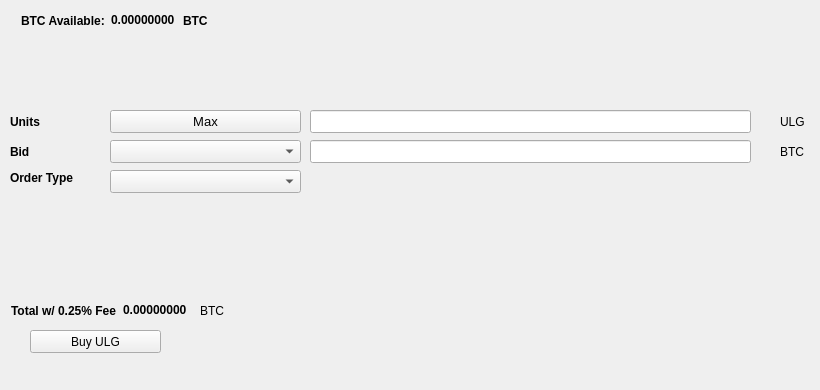
   <widget class="QWidget" name="BuyTab">
    <attribute name="title">
     <string>Buy</string>
    </attribute>
    <widget class="QPushButton" name="BuyULG">
     <property name="geometry">
      <rect>
       <x>30</x>
       <y>330</y>
       <width>131</width>
       <height>23</height>
      </rect>
     </property>
     <property name="text">
      <string>Buy ULG</string>
     </property>
     <property name="icon">
      <iconset resource="../ultragate.qrc">
       <normaloff>:/icons/bitcoin</normaloff>:/icons/bitcoin</iconset>
     </property>
    </widget>
    <widget class="QLabel" name="label_3">
     <property name="geometry">
      <rect>
       <x>10</x>
       <y>110</y>
       <width>46</width>
       <height>23</height>
      </rect>
     </property>
     <property name="font">
      <font>
       <weight>75</weight>
       <bold>true</bold>
      </font>
     </property>
     <property name="text">
      <string>Units</string>
     </property>
    </widget>
    <widget class="QLineEdit" name="UnitsInput">
     <property name="geometry">
      <rect>
       <x>310</x>
       <y>110</y>
       <width>441</width>
       <height>23</height>
      </rect>
     </property>
     <property name="font">
      <font>
       <pointsize>9</pointsize>
       <weight>75</weight>
       <bold>true</bold>
      </font>
     </property>
    </widget>
    <widget class="QLineEdit" name="BuyBidPriceEdit">
     <property name="geometry">
      <rect>
       <x>310</x>
       <y>140</y>
       <width>441</width>
       <height>23</height>
      </rect>
     </property>
     <property name="font">
      <font>
       <pointsize>9</pointsize>
       <weight>75</weight>
       <bold>true</bold>
      </font>
     </property>
    </widget>
    <widget class="QLabel" name="label_4">
     <property name="geometry">
      <rect>
       <x>780</x>
       <y>110</y>
       <width>31</width>
       <height>23</height>
      </rect>
     </property>
     <property name="text">
      <string>ULG</string>
     </property>
    </widget>
    <widget class="QLabel" name="label_5">
     <property name="geometry">
      <rect>
       <x>780</x>
       <y>140</y>
       <width>31</width>
       <height>23</height>
      </rect>
     </property>
     <property name="text">
      <string>BTC</string>
     </property>
    </widget>
    <widget class="QLabel" name="label_6">
     <property name="geometry">
      <rect>
       <x>10</x>
       <y>140</y>
       <width>46</width>
       <height>23</height>
      </rect>
     </property>
     <property name="font">
      <font>
       <weight>75</weight>
       <bold>true</bold>
      </font>
     </property>
     <property name="text">
      <string>Bid</string>
     </property>
    </widget>
    <widget class="QLabel" name="label_7">
     <property name="geometry">
      <rect>
       <x>10</x>
       <y>170</y>
       <width>91</width>
       <height>16</height>
      </rect>
     </property>
     <property name="font">
      <font>
       <weight>75</weight>
       <bold>true</bold>
      </font>
     </property>
     <property name="text">
      <string>Order Type</string>
     </property>
    </widget>
    <widget class="QPushButton" name="Buy_Max_Amount">
     <property name="geometry">
      <rect>
       <x>110</x>
       <y>110</y>
       <width>191</width>
       <height>23</height>
      </rect>
     </property>
     <property name="font">
      <font>
       <pointsize>10</pointsize>
      </font>
     </property>
     <property name="text">
      <string>Max</string>
     </property>
    </widget>
    <widget class="QComboBox" name="BuyBidcomboBox">
     <property name="geometry">
      <rect>
       <x>110</x>
       <y>140</y>
       <width>191</width>
       <height>23</height>
      </rect>
     </property>
     <property name="font">
      <font>
       <pointsize>10</pointsize>
      </font>
     </property>
    </widget>
    <widget class="QComboBox" name="buyOrdertypeCombo">
     <property name="geometry">
      <rect>
       <x>110</x>
       <y>170</y>
       <width>191</width>
       <height>23</height>
      </rect>
     </property>
     <property name="font">
      <font>
       <pointsize>10</pointsize>
      </font>
     </property>
    </widget>
    <widget class="QWidget" name="layoutWidget1">
     <property name="geometry">
      <rect>
       <x>21</x>
       <y>11</y>
       <width>227</width>
       <height>19</height>
      </rect>
     </property>
     <layout class="QHBoxLayout" name="horizontalLayout_3">
      <item>
       <widget class="QLabel" name="label232">
        <property name="font">
         <font>
          <weight>75</weight>
          <bold>true</bold>
         </font>
        </property>
        <property name="text">
         <string>BTC Available:</string>
        </property>
       </widget>
      </item>
      <item>
       <widget class="QLabel" name="BtcAvailableLbl">
        <property name="palette">
         <palette>
          <active>
           <colorrole role="WindowText">
            <brush brushstyle="SolidPattern">
             <color alpha="255">
              <red>0</red>
              <green>0</green>
              <blue>0</blue>
             </color>
            </brush>
           </colorrole>
           <colorrole role="Button">
            <brush brushstyle="SolidPattern">
             <color alpha="255">
              <red>0</red>
              <green>170</green>
              <blue>0</blue>
             </color>
            </brush>
           </colorrole>
           <colorrole role="Light">
            <brush brushstyle="SolidPattern">
             <color alpha="255">
              <red>0</red>
              <green>255</green>
              <blue>0</blue>
             </color>
            </brush>
           </colorrole>
           <colorrole role="Midlight">
            <brush brushstyle="SolidPattern">
             <color alpha="255">
              <red>0</red>
              <green>212</green>
              <blue>0</blue>
             </color>
            </brush>
           </colorrole>
           <colorrole role="Dark">
            <brush brushstyle="SolidPattern">
             <color alpha="255">
              <red>0</red>
              <green>85</green>
              <blue>0</blue>
             </color>
            </brush>
           </colorrole>
           <colorrole role="Mid">
            <brush brushstyle="SolidPattern">
             <color alpha="255">
              <red>0</red>
              <green>113</green>
              <blue>0</blue>
             </color>
            </brush>
           </colorrole>
           <colorrole role="Text">
            <brush brushstyle="SolidPattern">
             <color alpha="255">
              <red>0</red>
              <green>170</green>
              <blue>0</blue>
             </color>
            </brush>
           </colorrole>
           <colorrole role="BrightText">
            <brush brushstyle="SolidPattern">
             <color alpha="255">
              <red>255</red>
              <green>255</green>
              <blue>255</blue>
             </color>
            </brush>
           </colorrole>
           <colorrole role="ButtonText">
            <brush brushstyle="SolidPattern">
             <color alpha="255">
              <red>0</red>
              <green>0</green>
              <blue>0</blue>
             </color>
            </brush>
           </colorrole>
           <colorrole role="Base">
            <brush brushstyle="SolidPattern">
             <color alpha="255">
              <red>255</red>
              <green>255</green>
              <blue>255</blue>
             </color>
            </brush>
           </colorrole>
           <colorrole role="Window">
            <brush brushstyle="SolidPattern">
             <color alpha="255">
              <red>0</red>
              <green>170</green>
              <blue>0</blue>
             </color>
            </brush>
           </colorrole>
           <colorrole role="Shadow">
            <brush brushstyle="SolidPattern">
             <color alpha="255">
              <red>0</red>
              <green>0</green>
              <blue>0</blue>
             </color>
            </brush>
           </colorrole>
           <colorrole role="AlternateBase">
            <brush brushstyle="SolidPattern">
             <color alpha="255">
              <red>127</red>
              <green>212</green>
              <blue>127</blue>
             </color>
            </brush>
           </colorrole>
           <colorrole role="ToolTipBase">
            <brush brushstyle="SolidPattern">
             <color alpha="255">
              <red>255</red>
              <green>255</green>
              <blue>220</blue>
             </color>
            </brush>
           </colorrole>
           <colorrole role="ToolTipText">
            <brush brushstyle="SolidPattern">
             <color alpha="255">
              <red>0</red>
              <green>0</green>
              <blue>0</blue>
             </color>
            </brush>
           </colorrole>
          </active>
          <inactive>
           <colorrole role="WindowText">
            <brush brushstyle="SolidPattern">
             <color alpha="255">
              <red>0</red>
              <green>0</green>
              <blue>0</blue>
             </color>
            </brush>
           </colorrole>
           <colorrole role="Button">
            <brush brushstyle="SolidPattern">
             <color alpha="255">
              <red>0</red>
              <green>170</green>
              <blue>0</blue>
             </color>
            </brush>
           </colorrole>
           <colorrole role="Light">
            <brush brushstyle="SolidPattern">
             <color alpha="255">
              <red>0</red>
              <green>255</green>
              <blue>0</blue>
             </color>
            </brush>
           </colorrole>
           <colorrole role="Midlight">
            <brush brushstyle="SolidPattern">
             <color alpha="255">
              <red>0</red>
              <green>212</green>
              <blue>0</blue>
             </color>
            </brush>
           </colorrole>
           <colorrole role="Dark">
            <brush brushstyle="SolidPattern">
             <color alpha="255">
              <red>0</red>
              <green>85</green>
              <blue>0</blue>
             </color>
            </brush>
           </colorrole>
           <colorrole role="Mid">
            <brush brushstyle="SolidPattern">
             <color alpha="255">
              <red>0</red>
              <green>113</green>
              <blue>0</blue>
             </color>
            </brush>
           </colorrole>
           <colorrole role="Text">
            <brush brushstyle="SolidPattern">
             <color alpha="255">
              <red>0</red>
              <green>170</green>
              <blue>0</blue>
             </color>
            </brush>
           </colorrole>
           <colorrole role="BrightText">
            <brush brushstyle="SolidPattern">
             <color alpha="255">
              <red>255</red>
              <green>255</green>
              <blue>255</blue>
             </color>
            </brush>
           </colorrole>
           <colorrole role="ButtonText">
            <brush brushstyle="SolidPattern">
             <color alpha="255">
              <red>0</red>
              <green>0</green>
              <blue>0</blue>
             </color>
            </brush>
           </colorrole>
           <colorrole role="Base">
            <brush brushstyle="SolidPattern">
             <color alpha="255">
              <red>255</red>
              <green>255</green>
              <blue>255</blue>
             </color>
            </brush>
           </colorrole>
           <colorrole role="Window">
            <brush brushstyle="SolidPattern">
             <color alpha="255">
              <red>0</red>
              <green>170</green>
              <blue>0</blue>
             </color>
            </brush>
           </colorrole>
           <colorrole role="Shadow">
            <brush brushstyle="SolidPattern">
             <color alpha="255">
              <red>0</red>
              <green>0</green>
              <blue>0</blue>
             </color>
            </brush>
           </colorrole>
           <colorrole role="AlternateBase">
            <brush brushstyle="SolidPattern">
             <color alpha="255">
              <red>127</red>
              <green>212</green>
              <blue>127</blue>
             </color>
            </brush>
           </colorrole>
           <colorrole role="ToolTipBase">
            <brush brushstyle="SolidPattern">
             <color alpha="255">
              <red>255</red>
              <green>255</green>
              <blue>220</blue>
             </color>
            </brush>
           </colorrole>
           <colorrole role="ToolTipText">
            <brush brushstyle="SolidPattern">
             <color alpha="255">
              <red>0</red>
              <green>0</green>
              <blue>0</blue>
             </color>
            </brush>
           </colorrole>
          </inactive>
          <disabled>
           <colorrole role="WindowText">
            <brush brushstyle="SolidPattern">
             <color alpha="255">
              <red>0</red>
              <green>85</green>
              <blue>0</blue>
             </color>
            </brush>
           </colorrole>
           <colorrole role="Button">
            <brush brushstyle="SolidPattern">
             <color alpha="255">
              <red>0</red>
              <green>170</green>
              <blue>0</blue>
             </color>
            </brush>
           </colorrole>
           <colorrole role="Light">
            <brush brushstyle="SolidPattern">
             <color alpha="255">
              <red>0</red>
              <green>255</green>
              <blue>0</blue>
             </color>
            </brush>
           </colorrole>
           <colorrole role="Midlight">
            <brush brushstyle="SolidPattern">
             <color alpha="255">
              <red>0</red>
              <green>212</green>
              <blue>0</blue>
             </color>
            </brush>
           </colorrole>
           <colorrole role="Dark">
            <brush brushstyle="SolidPattern">
             <color alpha="255">
              <red>0</red>
              <green>85</green>
              <blue>0</blue>
             </color>
            </brush>
           </colorrole>
           <colorrole role="Mid">
            <brush brushstyle="SolidPattern">
             <color alpha="255">
              <red>0</red>
              <green>113</green>
              <blue>0</blue>
             </color>
            </brush>
           </colorrole>
           <colorrole role="Text">
            <brush brushstyle="SolidPattern">
             <color alpha="255">
              <red>0</red>
              <green>85</green>
              <blue>0</blue>
             </color>
            </brush>
           </colorrole>
           <colorrole role="BrightText">
            <brush brushstyle="SolidPattern">
             <color alpha="255">
              <red>255</red>
              <green>255</green>
              <blue>255</blue>
             </color>
            </brush>
           </colorrole>
           <colorrole role="ButtonText">
            <brush brushstyle="SolidPattern">
             <color alpha="255">
              <red>0</red>
              <green>85</green>
              <blue>0</blue>
             </color>
            </brush>
           </colorrole>
           <colorrole role="Base">
            <brush brushstyle="SolidPattern">
             <color alpha="255">
              <red>0</red>
              <green>170</green>
              <blue>0</blue>
             </color>
            </brush>
           </colorrole>
           <colorrole role="Window">
            <brush brushstyle="SolidPattern">
             <color alpha="255">
              <red>0</red>
              <green>170</green>
              <blue>0</blue>
             </color>
            </brush>
           </colorrole>
           <colorrole role="Shadow">
            <brush brushstyle="SolidPattern">
             <color alpha="255">
              <red>0</red>
              <green>0</green>
              <blue>0</blue>
             </color>
            </brush>
           </colorrole>
           <colorrole role="AlternateBase">
            <brush brushstyle="SolidPattern">
             <color alpha="255">
              <red>0</red>
              <green>170</green>
              <blue>0</blue>
             </color>
            </brush>
           </colorrole>
           <colorrole role="ToolTipBase">
            <brush brushstyle="SolidPattern">
             <color alpha="255">
              <red>255</red>
              <green>255</green>
              <blue>220</blue>
             </color>
            </brush>
           </colorrole>
           <colorrole role="ToolTipText">
            <brush brushstyle="SolidPattern">
             <color alpha="255">
              <red>0</red>
              <green>0</green>
              <blue>0</blue>
             </color>
            </brush>
           </colorrole>
          </disabled>
         </palette>
        </property>
        <property name="font">
         <font>
          <weight>75</weight>
          <bold>true</bold>
         </font>
        </property>
        <property name="text">
         <string>0.00000000</string>
        </property>
        <property name="textInteractionFlags">
         <set>Qt::LinksAccessibleByMouse|Qt::TextSelectableByKeyboard|Qt::TextSelectableByMouse</set>
        </property>
       </widget>
      </item>
      <item>
       <widget class="QLabel" name="BtcAvailableLbl_2">
        <property name="font">
         <font>
          <weight>75</weight>
          <bold>true</bold>
         </font>
        </property>
        <property name="text">
         <string>BTC</string>
        </property>
       </widget>
      </item>
     </layout>
    </widget>
    <widget class="QWidget" name="layoutWidge2">
     <property name="geometry">
      <rect>
       <x>11</x>
       <y>301</y>
       <width>259</width>
       <height>19</height>
      </rect>
     </property>
     <layout class="QHBoxLayout" name="horizontalLayout_4">
      <item>
       <widget class="QLabel" name="label_9">
        <property name="font">
         <font>
          <weight>75</weight>
          <bold>true</bold>
         </font>
        </property>
        <property name="text">
         <string>Total w/ 0.25% Fee</string>
        </property>
       </widget>
      </item>
      <item>
       <widget class="QLabel" name="BuyCostLabel">
        <property name="palette">
         <palette>
          <active>
           <colorrole role="WindowText">
            <brush brushstyle="SolidPattern">
             <color alpha="255">
              <red>0</red>
              <green>0</green>
              <blue>0</blue>
             </color>
            </brush>
           </colorrole>
           <colorrole role="Button">
            <brush brushstyle="SolidPattern">
             <color alpha="255">
              <red>0</red>
              <green>170</green>
              <blue>0</blue>
             </color>
            </brush>
           </colorrole>
           <colorrole role="Light">
            <brush brushstyle="SolidPattern">
             <color alpha="255">
              <red>0</red>
              <green>255</green>
              <blue>0</blue>
             </color>
            </brush>
           </colorrole>
           <colorrole role="Midlight">
            <brush brushstyle="SolidPattern">
             <color alpha="255">
              <red>0</red>
              <green>212</green>
              <blue>0</blue>
             </color>
            </brush>
           </colorrole>
           <colorrole role="Dark">
            <brush brushstyle="SolidPattern">
             <color alpha="255">
              <red>0</red>
              <green>85</green>
              <blue>0</blue>
             </color>
            </brush>
           </colorrole>
           <colorrole role="Mid">
            <brush brushstyle="SolidPattern">
             <color alpha="255">
              <red>0</red>
              <green>113</green>
              <blue>0</blue>
             </color>
            </brush>
           </colorrole>
           <colorrole role="Text">
            <brush brushstyle="SolidPattern">
             <color alpha="255">
              <red>0</red>
              <green>170</green>
              <blue>0</blue>
             </color>
            </brush>
           </colorrole>
           <colorrole role="BrightText">
            <brush brushstyle="SolidPattern">
             <color alpha="255">
              <red>255</red>
              <green>255</green>
              <blue>255</blue>
             </color>
            </brush>
           </colorrole>
           <colorrole role="ButtonText">
            <brush brushstyle="SolidPattern">
             <color alpha="255">
              <red>0</red>
              <green>0</green>
              <blue>0</blue>
             </color>
            </brush>
           </colorrole>
           <colorrole role="Base">
            <brush brushstyle="SolidPattern">
             <color alpha="255">
              <red>255</red>
              <green>255</green>
              <blue>255</blue>
             </color>
            </brush>
           </colorrole>
           <colorrole role="Window">
            <brush brushstyle="SolidPattern">
             <color alpha="255">
              <red>0</red>
              <green>170</green>
              <blue>0</blue>
             </color>
            </brush>
           </colorrole>
           <colorrole role="Shadow">
            <brush brushstyle="SolidPattern">
             <color alpha="255">
              <red>0</red>
              <green>0</green>
              <blue>0</blue>
             </color>
            </brush>
           </colorrole>
           <colorrole role="AlternateBase">
            <brush brushstyle="SolidPattern">
             <color alpha="255">
              <red>127</red>
              <green>212</green>
              <blue>127</blue>
             </color>
            </brush>
           </colorrole>
           <colorrole role="ToolTipBase">
            <brush brushstyle="SolidPattern">
             <color alpha="255">
              <red>255</red>
              <green>255</green>
              <blue>220</blue>
             </color>
            </brush>
           </colorrole>
           <colorrole role="ToolTipText">
            <brush brushstyle="SolidPattern">
             <color alpha="255">
              <red>0</red>
              <green>0</green>
              <blue>0</blue>
             </color>
            </brush>
           </colorrole>
          </active>
          <inactive>
           <colorrole role="WindowText">
            <brush brushstyle="SolidPattern">
             <color alpha="255">
              <red>0</red>
              <green>0</green>
              <blue>0</blue>
             </color>
            </brush>
           </colorrole>
           <colorrole role="Button">
            <brush brushstyle="SolidPattern">
             <color alpha="255">
              <red>0</red>
              <green>170</green>
              <blue>0</blue>
             </color>
            </brush>
           </colorrole>
           <colorrole role="Light">
            <brush brushstyle="SolidPattern">
             <color alpha="255">
              <red>0</red>
              <green>255</green>
              <blue>0</blue>
             </color>
            </brush>
           </colorrole>
           <colorrole role="Midlight">
            <brush brushstyle="SolidPattern">
             <color alpha="255">
              <red>0</red>
              <green>212</green>
              <blue>0</blue>
             </color>
            </brush>
           </colorrole>
           <colorrole role="Dark">
            <brush brushstyle="SolidPattern">
             <color alpha="255">
              <red>0</red>
              <green>85</green>
              <blue>0</blue>
             </color>
            </brush>
           </colorrole>
           <colorrole role="Mid">
            <brush brushstyle="SolidPattern">
             <color alpha="255">
              <red>0</red>
              <green>113</green>
              <blue>0</blue>
             </color>
            </brush>
           </colorrole>
           <colorrole role="Text">
            <brush brushstyle="SolidPattern">
             <color alpha="255">
              <red>0</red>
              <green>170</green>
              <blue>0</blue>
             </color>
            </brush>
           </colorrole>
           <colorrole role="BrightText">
            <brush brushstyle="SolidPattern">
             <color alpha="255">
              <red>255</red>
              <green>255</green>
              <blue>255</blue>
             </color>
            </brush>
           </colorrole>
           <colorrole role="ButtonText">
            <brush brushstyle="SolidPattern">
             <color alpha="255">
              <red>0</red>
              <green>0</green>
              <blue>0</blue>
             </color>
            </brush>
           </colorrole>
           <colorrole role="Base">
            <brush brushstyle="SolidPattern">
             <color alpha="255">
              <red>255</red>
              <green>255</green>
              <blue>255</blue>
             </color>
            </brush>
           </colorrole>
           <colorrole role="Window">
            <brush brushstyle="SolidPattern">
             <color alpha="255">
              <red>0</red>
              <green>170</green>
              <blue>0</blue>
             </color>
            </brush>
           </colorrole>
           <colorrole role="Shadow">
            <brush brushstyle="SolidPattern">
             <color alpha="255">
              <red>0</red>
              <green>0</green>
              <blue>0</blue>
             </color>
            </brush>
           </colorrole>
           <colorrole role="AlternateBase">
            <brush brushstyle="SolidPattern">
             <color alpha="255">
              <red>127</red>
              <green>212</green>
              <blue>127</blue>
             </color>
            </brush>
           </colorrole>
           <colorrole role="ToolTipBase">
            <brush brushstyle="SolidPattern">
             <color alpha="255">
              <red>255</red>
              <green>255</green>
              <blue>220</blue>
             </color>
            </brush>
           </colorrole>
           <colorrole role="ToolTipText">
            <brush brushstyle="SolidPattern">
             <color alpha="255">
              <red>0</red>
              <green>0</green>
              <blue>0</blue>
             </color>
            </brush>
           </colorrole>
          </inactive>
          <disabled>
           <colorrole role="WindowText">
            <brush brushstyle="SolidPattern">
             <color alpha="255">
              <red>0</red>
              <green>85</green>
              <blue>0</blue>
             </color>
            </brush>
           </colorrole>
           <colorrole role="Button">
            <brush brushstyle="SolidPattern">
             <color alpha="255">
              <red>0</red>
              <green>170</green>
              <blue>0</blue>
             </color>
            </brush>
           </colorrole>
           <colorrole role="Light">
            <brush brushstyle="SolidPattern">
             <color alpha="255">
              <red>0</red>
              <green>255</green>
              <blue>0</blue>
             </color>
            </brush>
           </colorrole>
           <colorrole role="Midlight">
            <brush brushstyle="SolidPattern">
             <color alpha="255">
              <red>0</red>
              <green>212</green>
              <blue>0</blue>
             </color>
            </brush>
           </colorrole>
           <colorrole role="Dark">
            <brush brushstyle="SolidPattern">
             <color alpha="255">
              <red>0</red>
              <green>85</green>
              <blue>0</blue>
             </color>
            </brush>
           </colorrole>
           <colorrole role="Mid">
            <brush brushstyle="SolidPattern">
             <color alpha="255">
              <red>0</red>
              <green>113</green>
              <blue>0</blue>
             </color>
            </brush>
           </colorrole>
           <colorrole role="Text">
            <brush brushstyle="SolidPattern">
             <color alpha="255">
              <red>0</red>
              <green>85</green>
              <blue>0</blue>
             </color>
            </brush>
           </colorrole>
           <colorrole role="BrightText">
            <brush brushstyle="SolidPattern">
             <color alpha="255">
              <red>255</red>
              <green>255</green>
              <blue>255</blue>
             </color>
            </brush>
           </colorrole>
           <colorrole role="ButtonText">
            <brush brushstyle="SolidPattern">
             <color alpha="255">
              <red>0</red>
              <green>85</green>
              <blue>0</blue>
             </color>
            </brush>
           </colorrole>
           <colorrole role="Base">
            <brush brushstyle="SolidPattern">
             <color alpha="255">
              <red>0</red>
              <green>170</green>
              <blue>0</blue>
             </color>
            </brush>
           </colorrole>
           <colorrole role="Window">
            <brush brushstyle="SolidPattern">
             <color alpha="255">
              <red>0</red>
              <green>170</green>
              <blue>0</blue>
             </color>
            </brush>
           </colorrole>
           <colorrole role="Shadow">
            <brush brushstyle="SolidPattern">
             <color alpha="255">
              <red>0</red>
              <green>0</green>
              <blue>0</blue>
             </color>
            </brush>
           </colorrole>
           <colorrole role="AlternateBase">
            <brush brushstyle="SolidPattern">
             <color alpha="255">
              <red>0</red>
              <green>170</green>
              <blue>0</blue>
             </color>
            </brush>
           </colorrole>
           <colorrole role="ToolTipBase">
            <brush brushstyle="SolidPattern">
             <color alpha="255">
              <red>255</red>
              <green>255</green>
              <blue>220</blue>
             </color>
            </brush>
           </colorrole>
           <colorrole role="ToolTipText">
            <brush brushstyle="SolidPattern">
             <color alpha="255">
              <red>0</red>
              <green>0</green>
              <blue>0</blue>
             </color>
            </brush>
           </colorrole>
          </disabled>
         </palette>
        </property>
        <property name="font">
         <font>
          <weight>75</weight>
          <bold>true</bold>
         </font>
        </property>
        <property name="autoFillBackground">
         <bool>false</bool>
        </property>
        <property name="text">
         <string>0.00000000</string>
        </property>
        <property name="textInteractionFlags">
         <set>Qt::LinksAccessibleByMouse|Qt::TextSelectableByMouse</set>
        </property>
       </widget>
      </item>
      <item>
       <widget class="QLabel" name="label_10">
        <property name="font">
         <font>
          <weight>50</weight>
          <bold>false</bold>
         </font>
        </property>
        <property name="text">
         <string>BTC</string>
        </property>
       </widget>
      </item>
     </layout>
    </widget>
    <widget class="QLabel" name="label_24">
     <property name="geometry">
      <rect>
       <x>460</x>
       <y>300</y>
       <width>281</width>
       <height>81</height>
      </rect>
     </property>
     <property name="text">
      <string/>
     </property>
     <property name="pixmap">
      <pixmap>:/images/bittrex</pixmap>
     </property>
    </widget>
   </widget>
